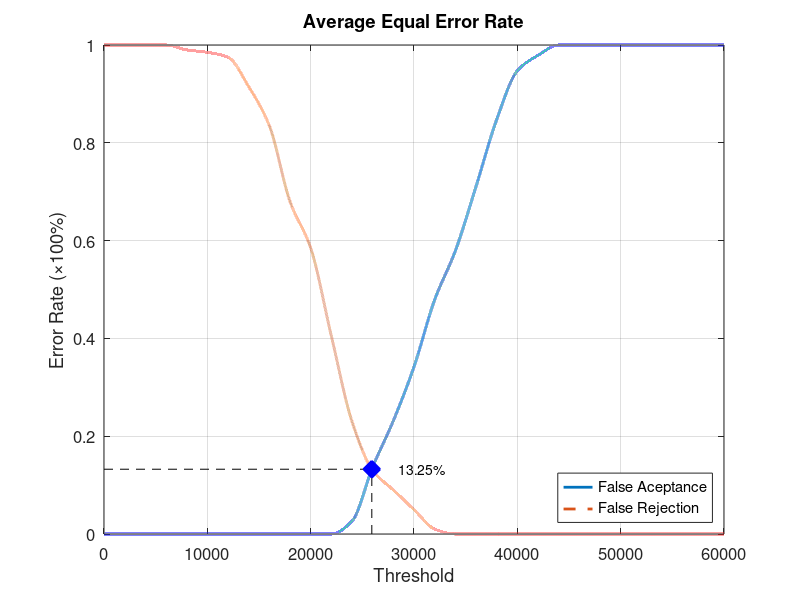
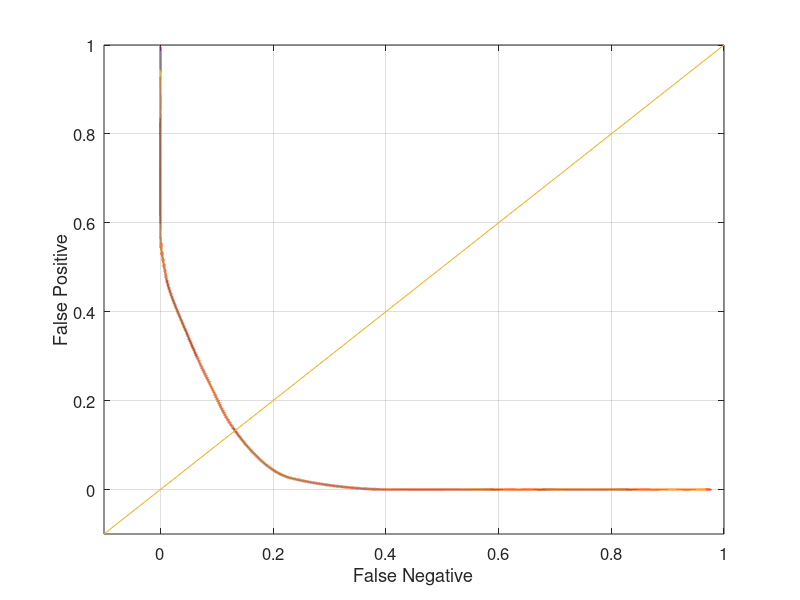

These figures' MATLAB source, in order:
function yEER = Database1_1
close all;
clear;
clc;
x = 0:2000:60000;
xq = 0:0.5:60000;

y0 = [0 0 0 0 0 0 0 0 0 0 0 0 0.0263158 0.136842 0.231579 0.342105 0.478947 0.578947 0.710526 0.847368 0.947368 0.978947 1 1 1 1 1 1 1 1 1];
yy0 = interp1(x, y0, xq, 'pchip');
y1 = [1 1 1 1 0.99 0.985 0.975 0.915 0.835 0.68 0.585 0.405 0.23 0.13 0.09 0.05 0.01 0 0 0 0 0 0 0 0 0 0 0 0 0 0];
yy1 = interp1(x, y1, xq, 'pchip');

% Calculating EER: 
y2 = abs(y0 - y1);
find(y2 == min(y2))
yy2 = abs(yy0 - yy1);
xEER = find(yy2 == min(yy2));
xEERIndex = xq(xEER) % X-axis EER
yEER = yy0(xEER) % Y-axis EER

main = figure
plot(xq, yy0,'-','LineWidth', 2);	hold on
plot(xq, yy1,'--','LineWidth', 2);	hold on
plot([xEERIndex xEERIndex], [0 yEER], 'k--');	hold on
plot([0 xEERIndex], [yEER yEER], 'k--');	hold on
plot(xEERIndex, yEER, 'bx', 'LineWidth', 10);	hold on
text(xEERIndex + 10 * xEERIndex / 100, yEER, [num2str(round((10000 * yEER)) / 100) '%'])
legend('False Aceptance', 'False Rejection', 'Location', 'SouthEast')
xlabel('Threshold')
ylabel('Error Rate (\times100%)')
title('Average Equal Error Rate')
set(gca, 'FontSize', 12)
axis([0 60000 0 1])
grid on

print(main, 'Database1_1Main', '-dpng');
FNRxFPR = figure('Color', [1 1 1]);
plot(yy1, yy0, '-', yy1, yy0, 'LineWidth', 2);
hold on
y = -0.1:0.1:1
plot(y, y); 
set(gca, 'FontSize', 12)
xlabel('False Negative')
ylabel('False Positive')
axis([-0.1 1 -0.1 1])
set(gca, 'FontSize', 12)
grid on

print(FNRxFPR, 'Database1_1FNRxFPR','-dpng');
end
